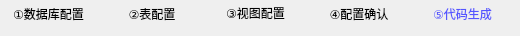
        <widget class="QWidget" name="page_step_5">
         <widget class="QWidget" name="layoutWidget_8">
          <property name="geometry">
           <rect>
            <x>0</x>
            <y>0</y>
            <width>511</width>
            <height>27</height>
           </rect>
          </property>
          <layout class="QHBoxLayout" name="horizontalLayout_12">
           <item>
            <widget class="QLabel" name="label_step1_6">
             <property name="styleSheet">
              <string notr="true"/>
             </property>
             <property name="text">
              <string>①数据库配置</string>
             </property>
             <property name="alignment">
              <set>Qt::AlignCenter</set>
             </property>
            </widget>
           </item>
           <item>
            <widget class="QLabel" name="label_step2_6">
             <property name="text">
              <string>②表配置</string>
             </property>
             <property name="alignment">
              <set>Qt::AlignCenter</set>
             </property>
            </widget>
           </item>
           <item>
            <widget class="QLabel" name="label_step3_6">
             <property name="sizePolicy">
              <sizepolicy hsizetype="Preferred" vsizetype="Fixed">
               <horstretch>0</horstretch>
               <verstretch>0</verstretch>
              </sizepolicy>
             </property>
             <property name="text">
              <string>③视图配置</string>
             </property>
             <property name="alignment">
              <set>Qt::AlignCenter</set>
             </property>
            </widget>
           </item>
           <item>
            <widget class="QLabel" name="label_step4_6">
             <property name="text">
              <string>④配置确认</string>
             </property>
             <property name="alignment">
              <set>Qt::AlignCenter</set>
             </property>
            </widget>
           </item>
           <item>
            <widget class="QLabel" name="label_step5_6">
             <property name="styleSheet">
              <string notr="true">QLabel
{
	
	color: rgb(85, 85, 255);
}</string>
             </property>
             <property name="text">
              <string>⑤代码生成</string>
             </property>
             <property name="alignment">
              <set>Qt::AlignCenter</set>
             </property>
            </widget>
           </item>
          </layout>
         </widget>
        </widget>
